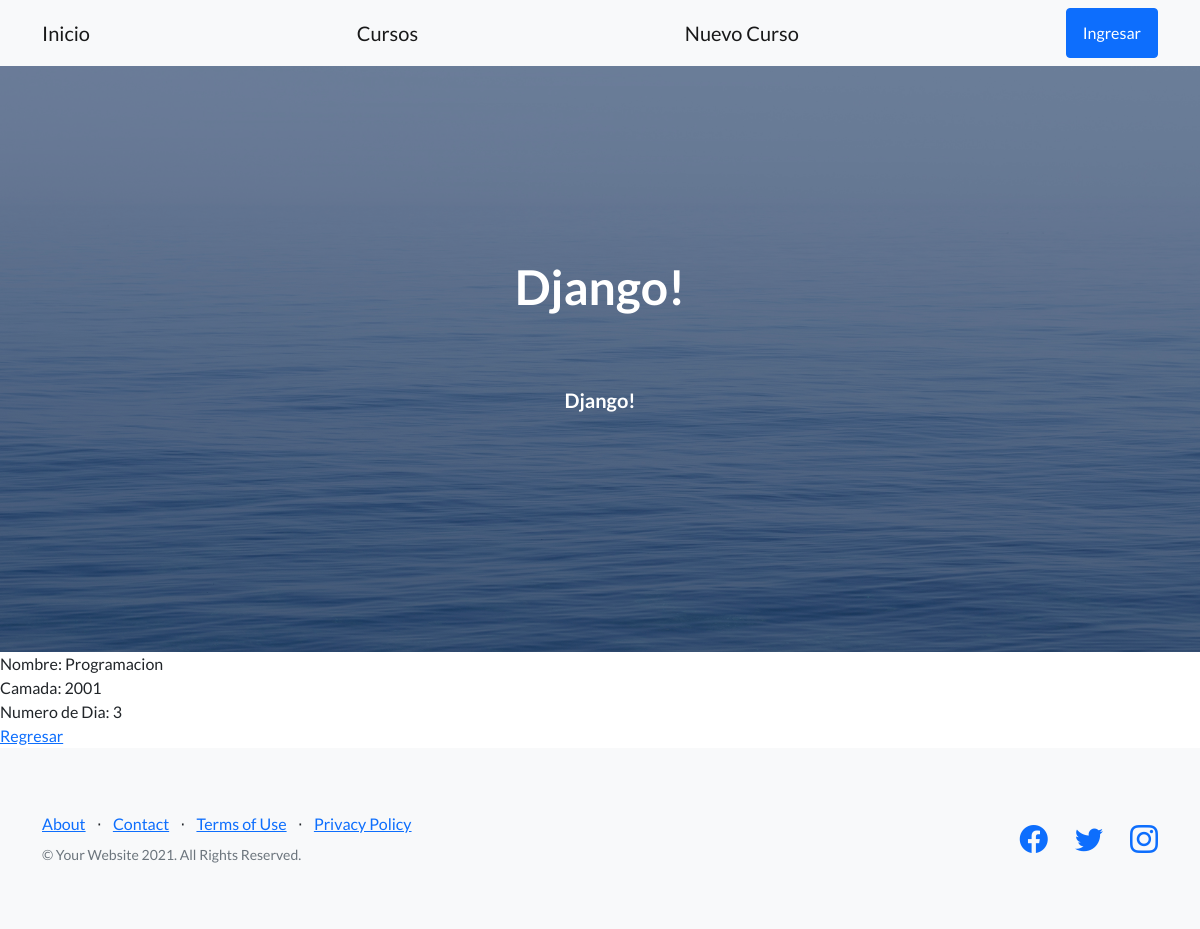
The app's page /AppCoder/cursos/detail/1 with its own data.
### AppCoder/models.py (models this page shows)
class Curso(models.Model):
    nombre = models.CharField(max_length=40)
    camada = models.IntegerField()
    numero_dia = models.IntegerField()

### AppCoder/views.py (the view)
# urls.py: path("cursos/detail/<pk>", views.CursoDetail.as_view(), name='Detail'),
class CursoDetail(DetailView):
    model = Curso
    template = 'AppCoder/curso_detail.html'

### AppCoder/templates/AppCoder/curso_detail.html
{% extends "AppCoder/padre.html" %}
{% load static %}
{% block contenidoQueCambia %}
Nombre: {{curso.nombre}}
<br>
Camada: {{curso.camada}}
<br>
Numero de Dia: {{curso.numero_dia}}
<br>
<a href="{%url 'List' %}">Regresar </a>
{% endblock %}

### records on screen
Curso: nombre "Programacion", camada "2001", numero_dia "3"
